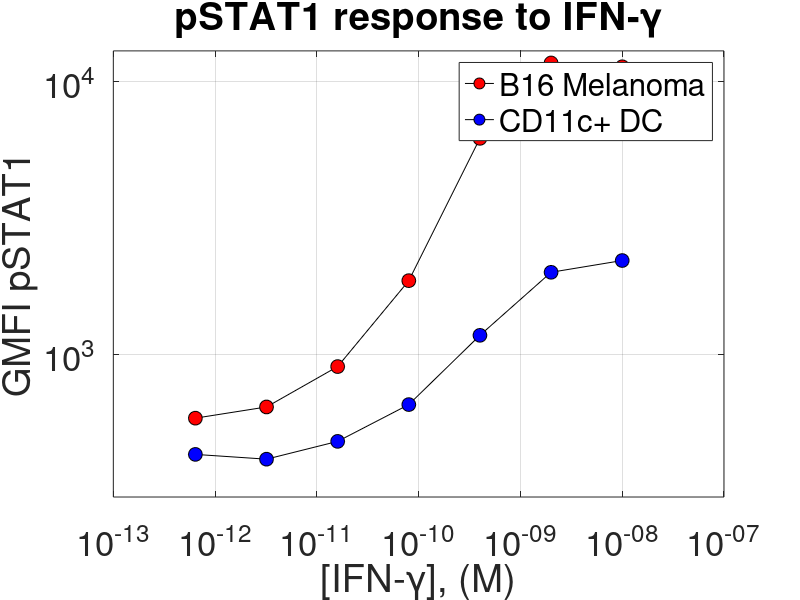

The MATLAB source for this figure: (Note: this script raises an error after producing the figure.)
%DC B16 IFNg short time-scale stim 1.8.14

gamma=[10e-9 2e-9 400e-12 80e-12 16e-12 3.2e-12 640e-15 0];

B16=[11367 11740 6210 1866 903 642 584 623];

DC=[2212 2003 1176 655 480 413 430 381];

figure()
hold on
plot(gamma, B16, '-ko', 'markerfacecolor', 'r', 'markeredgecolor', 'k', 'markersize', 10)
plot(gamma, DC, '-ko', 'markerfacecolor' ,'b', 'markeredgecolor', 'k', 'markersize', 10)
set(gcf, 'color', 'w')
set(gca, 'xscale', 'log', 'yscale', 'log', 'xgrid', 'on', 'ygrid', 'on', 'fontsize', 25, 'xlim', [1e-13 1e-7], 'ylim', [300 13000])
xlabel('[IFN-\gamma], (M)')
ylabel('GMFI pSTAT1')
legend('B16 Melanoma', 'CD11c+ DC')
box on
title('pSTAT1 response to IFN-\gamma')
%%
gamma=gamma(1:7);
B16=B16(1:7);
DC=DC(1:7);

B16_norm=(B16-min(B16))./max(B16);
DC_norm=(DC-min(DC))./max(DC);

a = (gamma*(B16_norm==median(B16_norm))');
%Estimate EC50 for B16s

EC50 = lsqcurvefit(@hillfunction, [a], gamma, B16_norm, [0 -Inf 0])

i=-15:0.01:-5;
i=10.^i;
semilogx(gamma, B16_norm, 'o', i, hillfunction(EC50, i), '-k', 'linewidth', 1.5)
set(gca, 'color', 'w')
set(gca, 'Fontsize', 25)
ylabel('Normalized pSTAT1')
xlabel('[IFN-\gamma], (M)')
text(40, max(B16_norm)  , ['EC50 =' num2str(EC50) ' EC50'], 'Color', 'k','FontSize',16, 'FontWeight', 'bold');
title('Fitted pSTAT1 signal')
figure(gcf)